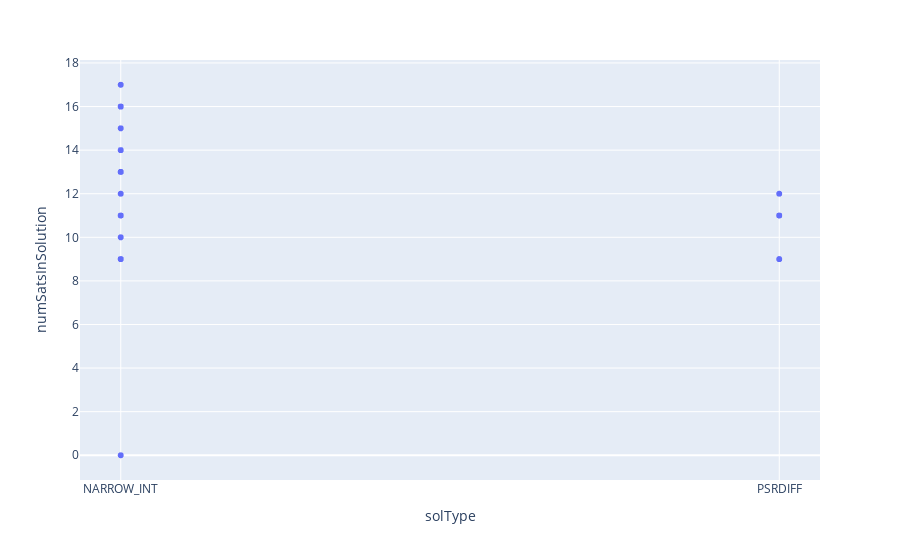

Source (notebook cell):
### Code cell
#Showing relationship between the satellite status and the number of satellites. 
fig = px.scatter(merged_df, x="solType", y="numSatsInSolution")
fig.show()

### Figure 1 — Plotly figure (JSON) as saved in the notebook; plotly's stock layout.template omitted (floating-point values rounded to 4 significant figures; data arrays with more than 128 entries replaced by an {"elided": "..."} marker saying what was removed)
{"data": [{"hovertemplate": "solType=%{x}<br>numSatsInSolution=%{y}<extra></extra>", "legendgroup": "", "marker": {"color": "#636efa", "symbol": "circle"}, "mode": "markers", "name": "", "showlegend": false, "type": "scattergl", "x": {"elided": "8186 str values"}, "xaxis": "x", "y": {"elided": "8186 int values"}, "yaxis": "y"}], "layout": {"legend": {"tracegroupgap": 0}, "margin": {"t": 60}, "xaxis": {"anchor": "y", "domain": [0, 1], "title": {"text": "solType"}}, "yaxis": {"anchor": "x", "domain": [0, 1], "title": {"text": "numSatsInSolution"}}}}
